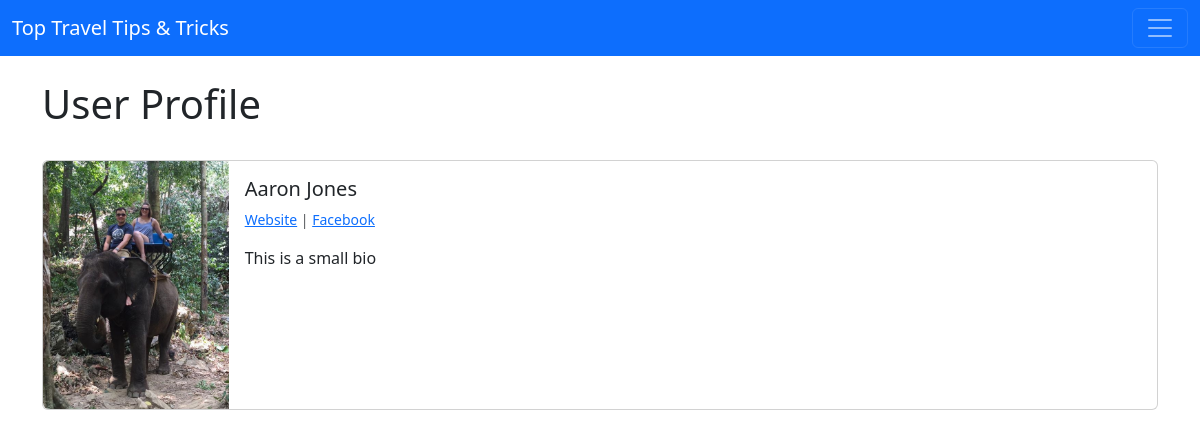
The page /member_area/1/profile/ on the database its author committed.
### travel_blog/models.py (models this page shows, shortened)
class Profile(models.Model):
    user = models.OneToOneField(User, null=True, on_delete=models.CASCADE)
    bio = models.TextField()
    profile_pic = models.ImageField(null=True, blank=True, upload_to='images/profile/')
    website_url = models.CharField(max_length=255, null=True, blank=True)
    facebook_url = models.CharField(max_length=255, null=True, blank=True)
    instagram_url = models.CharField(max_length=255, null=True, blank=True)

### member_area/views.py (the view)
# urls.py: path('<int:pk>/profile/', ShowProfilePageView.as_view(), name='show_profile_page'),
class ShowProfilePageView(DetailView):
    model = Profile
    template_name = 'registration/user_profile.html'
    def get_context_data(self, *args, **kwargs):
        context = super(ShowProfilePageView, self).get_context_data(*args, **kwargs)
        page_user = get_object_or_404(Profile, id=self.kwargs['pk'])
        context["page_user"] = page_user
        return context

### member_area/templates/registration/user_profile.html (shortened to what this page needs)
{% extends 'base.html' %}
{% load static %}
{% block content %}
<h1>User Profile</h1>
<br/>
<div class="card mb-3" >
    <div class="row g-0">
      <div class="col-md-2">
{% if page_user.profile_pic %}
        <img src="{{ page_user.profile_pic.url }}"
         class="img-fluid rounded-start" width=200 height=200>
{% else %}
        <img src="{% static 'travel_blog/images/default_profile_pic.jpg' %}"
         class="img-fluid rounded-start" width=200 height=200>
{% endif %}
      </div>
      <div class="col-md-10">
        <div class="card-body">
          <h5 class="card-title">
            {{ page_user.user.first_name }}
            {{ page_user.user.last_name }}</h5>
          <p class="small text-body-secondary">
            {% if page_user.website_url %}
                 <a href=" {{ page_user.website_url}}"> Website</a>
            {% endif %}
            {% if page_user.facebook_url %}
               | <a href=" {{ page_user.facebook_url }}">Facebook</a>
            {% endif %}
          </p>
          <p class="card-text">
            {{ page_user.bio }}
          </p>
        </div>
      </div>
    </div>
  </div>
{% endblock %}

### rows shown on the page
Profile: profile_pic (picture), user.first_name "Aaron", user.last_name "Jones", bio "This is a small bio"
